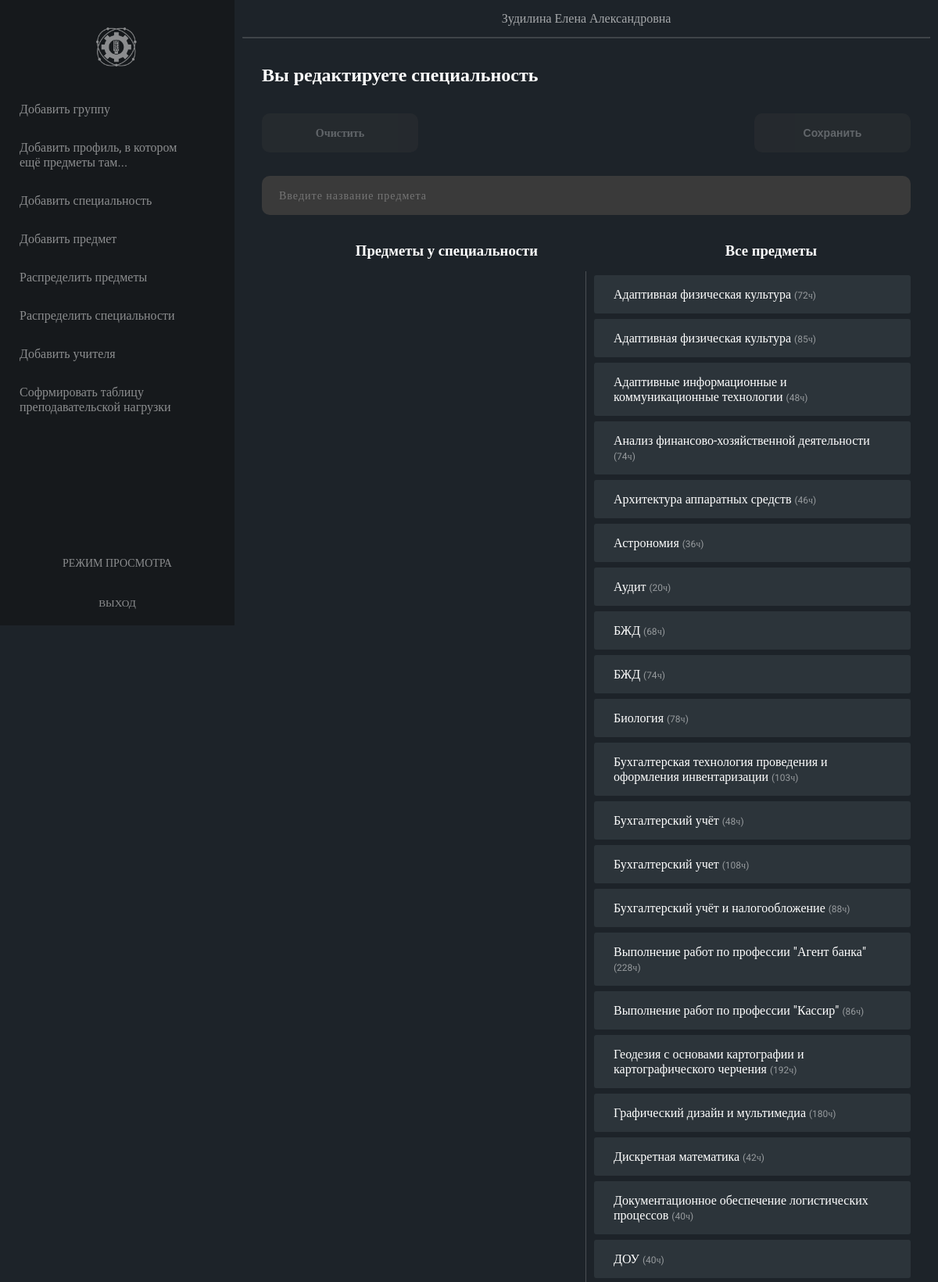
/pages/admin/edit_spec_subjects.php (signed in, upper part), run on the app's committed database.
### tables this page shows
CREATE TABLE `subjects` (
  `id_subject` int(11) NOT NULL,
  `id_profile` int(11) NOT NULL,
  `subject_name` varchar(255) NOT NULL,
  `subject_desc` varchar(255) DEFAULT NULL,
  `subject_hours` int(11) NOT NULL
);

### pages/admin/edit_spec_subjects.php (the view, shortened to what this page needs)
<?php
require_once './../../php/connection.php';
$idSpec = $_GET['id'];
$resultSpecs = mysqli_query($link,
"SELECT
`subjects`.`id_subject`,
`subjects`.`subject_name`,
`subjects`.`subject_desc`,
`subjects`.`subject_hours`
FROM
`subjects`
WHERE `subjects`.`id_subject` NOT IN(
SELECT
`id_subject`
FROM
`subject-specialization`
WHERE
`id_specialization` = '$idSpec')
ORDER BY `subject_name`;");
$specs = mysqli_fetch_all($resultSpecs);
?>
<!DOCTYPE html>
<html lang='ru'>
<head>
    <link rel='stylesheet' href='./../../styles/style.css'>
</head>
<body>
    <?php include './includes/nav.php'; ?>
    <main>
        <?php include './includes/header.php'; ?>
        <section>
            <div style="display: flex; flex-flow: row nowrap; justify-content: space-between; align-items: center">
                <h2>Вы редактируете специальность <?=$idSpec?> </h2>
            </div>
            <div class="buttons">
                <a href="./../../php/delete_subjects.php?idSpecToDelete=<?=$idSpec?>" class="clear-subjects-group">Очистить</a>
                <button class="update-subjects-group"> Сохранить </button>
            </div>
                <input
                    type="text"
                    name="search_subjects"
                    id=""
                    class="search-subjects-group"
                    style="
                        margin: 15px 0;
                        width: 100%;
                        letter-spacing: 1px;
                        padding: 15px 20px;
                        cursor: text;
                        font-weight: normal;"
                    placeholder="Введите название предмета">
            <div class="titles">
                <h3 style="text-align: center; margin-bottom: 15px;" class="not-draggable"> Предметы у специальности </h3>
                <h3 style="text-align: center; margin-bottom: 15px;" class="not-draggable"> Все предметы </h3>
            </div>
            <div class="sort-subjects">
                <div class="sort-subjects__group">
                </div>
                <div class="sort-subjects__all">
                    <?
                        foreach ($specs as $value)
                        {
                            ?>
                                <p class="subject-name" data-subjectId="<?=$value[0]?>" ><?=$value[1]?> <span> (<?=$value[3]?>ч) </span> </p>
                            <?
                        }
                    ?>
                </div>
            </div>
        </section>
    </main>
</body>
</html>

### styles/style.css (style rules this page uses)
*, *::after, *::before { box-sizing: border-box; margin: 0; padding: 0; }
a { text-decoration: none; color: #000000; }
button { border: none; outline: none; background-color: transparent; }
input { border: none; outline: none; }
html, body { width: 100%; }
html { height: 100%; }
body, input, a, textarea { font-family: "Roboto", serif; }
body { min-height: 100%; color: #FFFFFF; background-color: #1d2329; display: flex; flex-flow: row nowrap; }
main { display: flex; flex-flow: column nowrap; flex-grow: 1; }
main section { padding: 35px; }
section { width: 100%; padding: 25px; }
div.sort-subjects { display: flex; flex-flow: row nowrap; -webkit-user-select: none; user-select: none; }
div.sort-subjects .sort-subjects__all, div.sort-subjects .sort-subjects__group { display: flex; align-items: stretch; flex-flow: column nowrap; flex-grow: 1; justify-content: flex-start; min-width: 50%; padding-top: 5px; padding-bottom: 25px; }
div.sort-subjects .sort-subjects__all p, div.sort-subjects .sort-subjects__group p { margin-bottom: 7px; padding: 15px 25px; cursor: move; border-radius: 3px; background-color: #2C343A; }
div.sort-subjects .sort-subjects__all p span, div.sort-subjects .sort-subjects__group p span { font-size: 12px; opacity: 0.5; }
div.sort-subjects .sort-subjects__group { padding-right: 10px; border-right: 1px solid rgba(255, 255, 255, 0.2); }
div.sort-subjects .sort-subjects__all { padding-left: 10px; }
.update-subjects-group, .clear-subjects-group, .create-teacher-file { font-size: 14px; font-weight: bold; display: flex; align-items: center; justify-content: center; width: 200px; min-height: 50px; cursor: pointer; transition: 0.8s background, 0.6s border-radius; letter-spacing: unset; color: #FFFFFF; border-radius: 10px; background-color: #3A3A3A; }
.update-subjects-group.disabled, .clear-subjects-group.disabled, .create-teacher-file.disabled { cursor: not-allowed; opacity: 0.3; }
.search-subjects-group { font-size: 14px; font-weight: bold; display: flex; align-items: center; justify-content: center; width: 200px; min-height: 50px; cursor: pointer; transition: 0.8s background, 0.6s border-radius; letter-spacing: unset; color: #FFFFFF; border: 2px solid transparent; border-radius: 10px; background-color: #3A3A3A; }
.buttons { display: flex; justify-content: space-between; padding: 15px 0; padding-top: 35px; }
.titles { display: flex; flex-flow: row nowrap; margin-top: 35px; }
.titles h3 { flex-grow: 1; }

### data on the page
subjects: subject_name "Адаптивная физическая культура", subject_hours "72"
subjects: subject_name "Адаптивная физическая культура", subject_hours "85"
subjects: subject_name "Адаптивные информационные и коммуникационные технологии", subject_hours "48"
subjects: subject_name "Анализ финансово-хозяйственной деятельности", subject_hours "74"
subjects: subject_name "Архитектура аппаратных средств", subject_hours "46"
subjects: subject_name "Астрономия", subject_hours "36"
subjects: subject_name "Аудит", subject_hours "20"
subjects: subject_name "БЖД", subject_hours "68"
subjects: subject_name "БЖД", subject_hours "74"
subjects: subject_name "Биология", subject_hours "78"
subjects: subject_name "Бухгалтерская технология проведения и оформления инвентаризации", subject_hours "103"
subjects: subject_name "Бухгалтерский учёт", subject_hours "48"
subjects: subject_name "Бухгалтерский учет", subject_hours "108"
subjects: subject_name "Бухгалтерский учёт и налогообложение", subject_hours "88"
subjects: subject_name "Выполнение работ по профессии \"Агент банка\"", subject_hours "228"
subjects: subject_name "Выполнение работ по профессии \"Кассир\"", subject_hours "86"
subjects: subject_name "Геодезия с основами картографии и картографического черчения", subject_hours "192"
subjects: subject_name "Графический дизайн и мультимедиа", subject_hours "180"
subjects: subject_name "Дискретная математика", subject_hours "42"
subjects: subject_name "Документационное обеспечение логистических процессов", subject_hours "40"
subjects: subject_name "ДОУ", subject_hours "40"

### other printed values
$_COOKIE['id_admin'] "Зудилина Елена Александровна"
